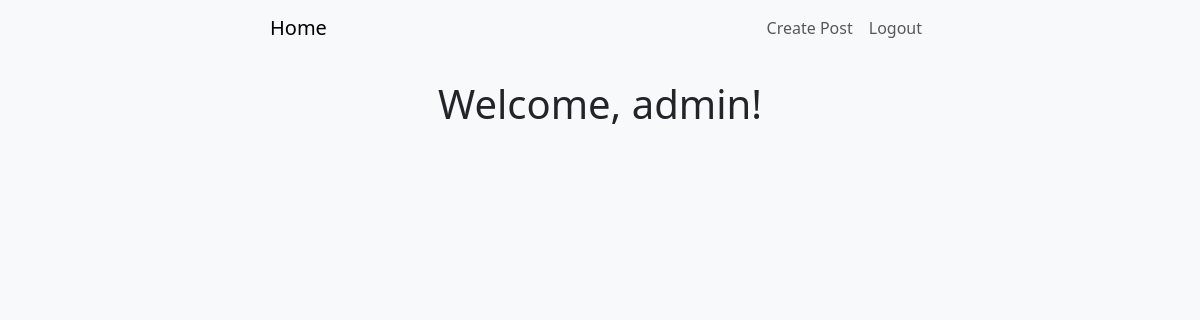
Before: / (signed in) with the older database file.
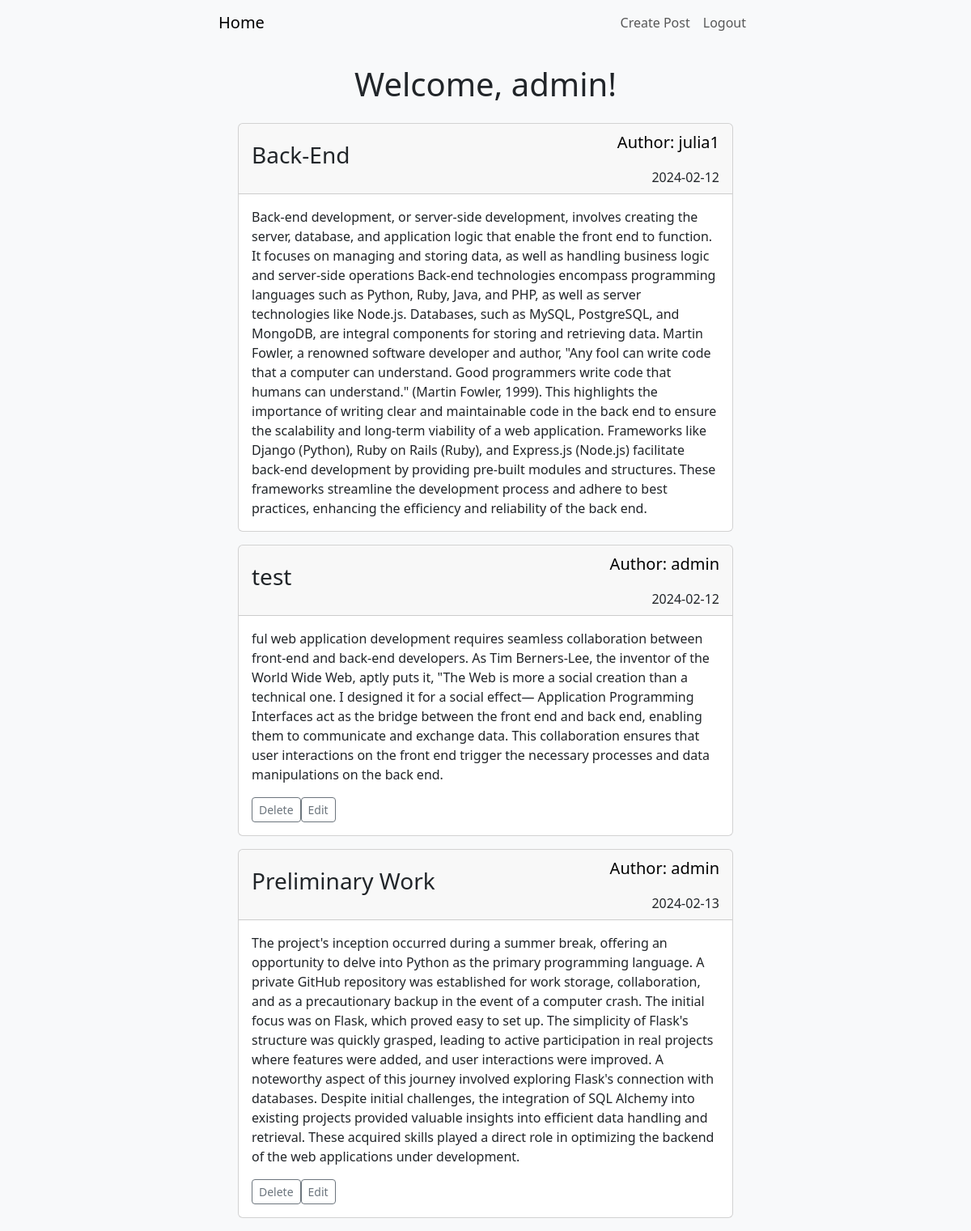
After: the same page with the newer database file.
### blog/models.py (models this page shows, shortened)
class Post(models.Model):
    author = models.ForeignKey(User, on_delete=models.CASCADE)
    title = models.CharField(max_length = 150)
    description = models.TextField()
    date_created = models.DateTimeField(auto_now_add = True)
    date_updated = models.DateTimeField(auto_now = True)

### blog/views.py (the view)
# urls.py: path('', views.home, name="home"),
@login_required(login_url="/login")
def home(request):
    posts = Post.objects.all()
    return render(request, 'home.html', {'posts': posts})

### blog/templates/home.html (shortened to what this page needs)
{% extends "base.html" %}
{% block content%}
<div class="container">
  <h1 class="my-4 text-center fw-light">Welcome, {{ user.username }}!</h1>
  {% for post in posts %}
  <div class="card mb-3">
    <div class="card-header d-flex justify-content-between align-items-center">
      <div>
        <h3 class="card-title fw-light">{{ post.title }}</h3>
      </div>
      <div class="text-end">
        <p class="card-text fw-light text-decoration-none text-black fs-5">
          Author: {{ post.author }}
        </p>
        <p class="card-text fw-light mb-0 fs-10">
          {{ post.date_created|date:'Y-m-d' }}
        </p>
      </div>
    </div>
    <div class="card-body">
      <p class="card-text">{{ post.description }}</p>
      {% if request.user.is_authenticated and post.author == request.user %}
    <div class="mt-3 d-flex">
      <form method="POST" action="{% url 'delete' post.id %}" class="mr-2">
        <button class="btn btn-outline-secondary btn-sm" type="submit">
          Delete
        </button>
      </form>
      <form method="POST" action="{% url 'edit' post.id %}">
        <button class="btn btn-outline-secondary btn-sm" type="submit">
          Edit
        </button>
      </form>
    </div>
  {% endif %}
    </div>
  </div>
  {% endfor %}
</div>
{% endblock %}

### blog/templates/base.html (shortened to what this page needs)
<!DOCTYPE html>
<html lang="en">
  <head>
    <link
      href="https://cdn.jsdelivr.net/npm/bootstrap@5.3.2/dist/css/bootstrap.min.css"
      rel="stylesheet"
    />
  </head>
  <body
    class="mx-auto mt-10 max-w-screen-lg bg-light text-dark p-6"
    style="max-width: 55%"
  >
    <nav class="mb-8 navbar navbar-expand-lg navbar-light bg-light">
      <a class="navbar-brand" href="{% url 'home' %}">Home</a>
      {% if user.is_authenticated %}
      <div class="collapse navbar-collapse justify-content-end">
        <ul class="navbar-nav">
          <li class="nav-item">
            <a class="nav-link" href="/createPost">Create Post</a>
          </li>
          <li class="nav-item">
            <a class="nav-link" href="/logout">Logout</a>
          </li>
        </ul>
      </div>
      {% endif %}
    </nav>
    <div class="container">{% block content %}{% endblock %}</div>
  </body>
</html>

Changed rows visible on the page:
added Post: title "Back-End", author "julia1", date_created "2024-02-12", description "Back-end development, or server-side development, involves creating the server, database, and application logic that enable the front end to function. It focuses on managing and storing data, as well as handling business logic and server-side operations Back-end technologies encompass programming languages such as Python, Ruby, Java, and PHP, as well as server technologies like Node.js. Databases, such as MySQL, PostgreSQL, and MongoDB, are integral components for storing and retrieving data. Martin Fowler, a renowned software developer and author, \"Any fool can write code that a computer can understand. Good programmers write code that humans can understand.\" (Martin Fowler, 1999). This…"
added Post: title "test", author "admin", date_created "2024-02-12", description "ful web application development requires seamless collaboration between front-end and back-end developers. As Tim Berners-Lee, the inventor of the World Wide Web, aptly puts it, \"The Web is more a social creation than a technical one. I designed it for a social effect— Application Programming Interfaces act as the bridge between the front end and back end, enabling them to communicate and exchange data. This collaboration ensures that user interactions on the front end trigger the necessary processes and data manipulations on the back end.", shows "Delete"
added Post: title "Preliminary Work", author "admin", date_created "2024-02-13", description "The project's inception occurred during a summer break, offering an opportunity to delve into Python as the primary programming language. A private GitHub repository was established for work storage, collaboration, and as a precautionary backup in the event of a computer crash. The initial focus was on Flask, which proved easy to set up. The simplicity of Flask's structure was quickly grasped, leading to active participation in real projects where features were added, and user interactions were improved. A noteworthy aspect of this journey involved exploring Flask's connection with databases. Despite initial challenges, the integration of SQL Alchemy into existing projects provided valuable…", shows "Delete"
